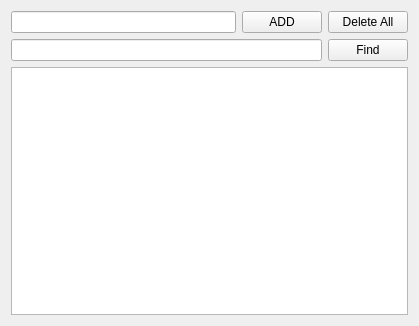
<?xml version="1.0" encoding="UTF-8"?>
<ui version="4.0">
 <class>TextFinder</class>
 <widget class="QWidget" name="TextFinder">
  <property name="geometry">
   <rect>
    <x>0</x>
    <y>0</y>
    <width>419</width>
    <height>326</height>
   </rect>
  </property>
  <property name="windowTitle">
   <string>TextFinder</string>
  </property>
  <layout class="QVBoxLayout" name="verticalLayout">
   <item>
    <layout class="QHBoxLayout" name="horizontalLayout_2">
     <item>
      <widget class="QLineEdit" name="addtext"/>
     </item>
     <item>
      <widget class="QPushButton" name="addbtn">
       <property name="text">
        <string>ADD</string>
       </property>
      </widget>
     </item>
     <item>
      <widget class="QPushButton" name="deleteallbtn">
       <property name="text">
        <string>Delete All</string>
       </property>
      </widget>
     </item>
    </layout>
   </item>
   <item>
    <layout class="QHBoxLayout" name="horizontalLayout_3">
     <item>
      <widget class="QLineEdit" name="searchfield"/>
     </item>
     <item>
      <widget class="QPushButton" name="findbtn">
       <property name="text">
        <string>Find</string>
       </property>
      </widget>
     </item>
    </layout>
   </item>
   <item>
    <widget class="QTextEdit" name="textEdit"/>
   </item>
  </layout>
 </widget>
 <resources/>
 <connections/>
</ui>
